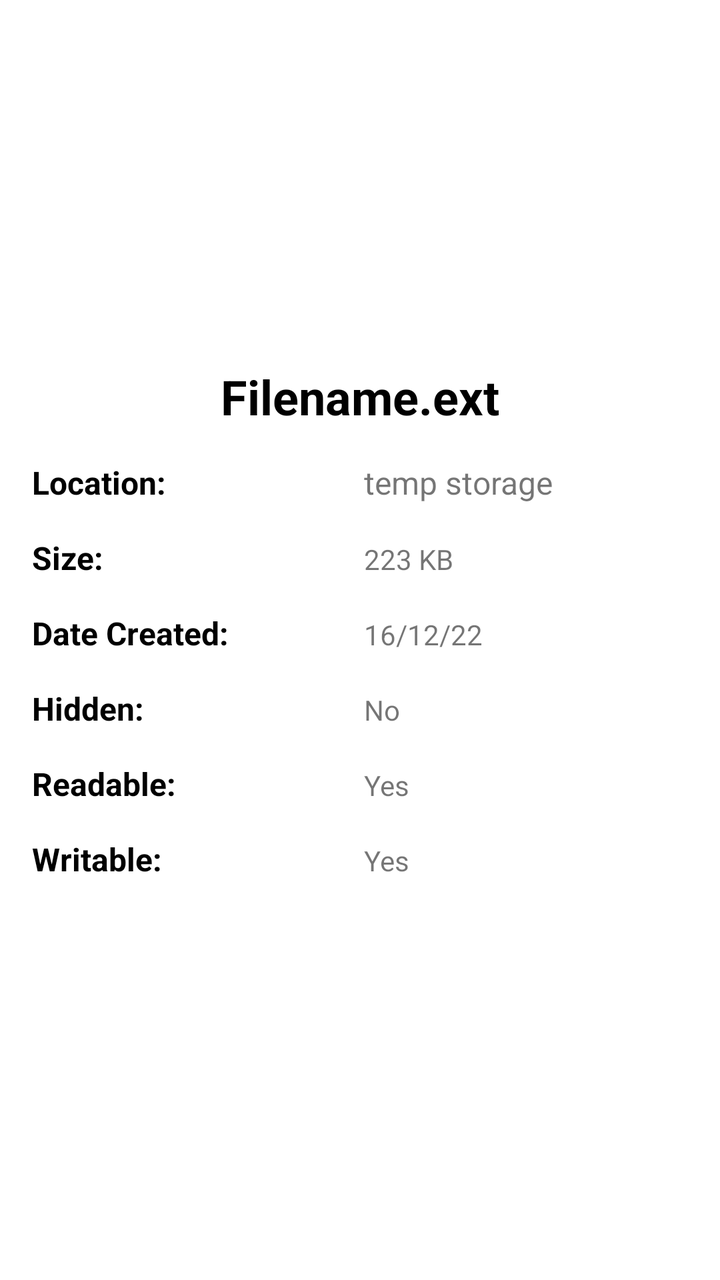
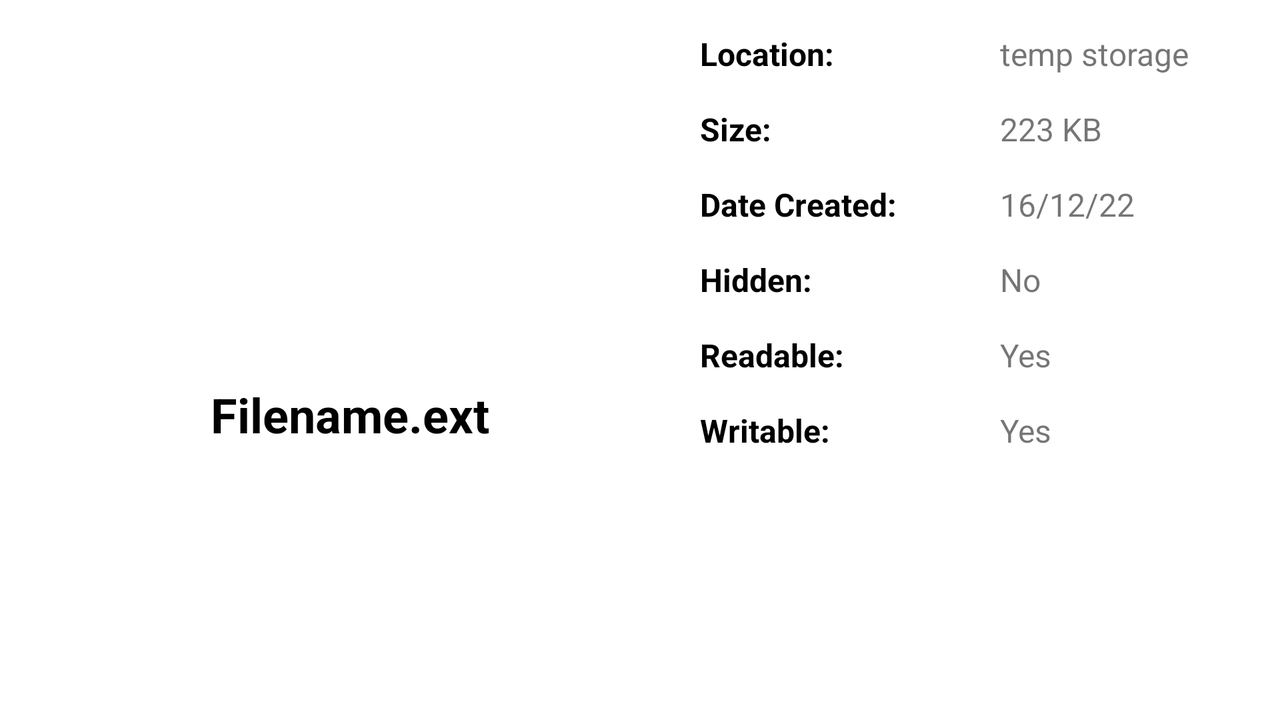

First picture: res/layout/ on a phone held upright. Second picture: the repository's own variant of that layout, on a device whose configuration matches the variant's folder. Source for both follows.
<!-- AndroidManifest.xml: application theme Theme.ListDetailFlowApp -->
<!-- res/layout/activity_details.xml -->
<?xml version="1.0" encoding="utf-8"?>
<androidx.constraintlayout.widget.ConstraintLayout xmlns:android="http://schemas.android.com/apk/res/android"
    xmlns:app="http://schemas.android.com/apk/res-auto"
    xmlns:tools="http://schemas.android.com/tools"
    android:layout_width="match_parent"
    android:layout_height="match_parent"
    tools:context=".DetailsActivity">

    <ImageView
        android:id="@+id/fileImage"
        android:layout_width="150dp"
        android:layout_height="150dp"
        android:layout_margin="16dp"
        app:layout_constraintEnd_toEndOf="parent"
        app:layout_constraintHorizontal_bias="0.5"
        app:layout_constraintStart_toStartOf="parent"
        app:layout_constraintTop_toTopOf="parent"
        app:srcCompat="@mipmap/ic_launcher" />

    <TextView
        android:id="@+id/fileName"
        android:layout_width="wrap_content"
        android:layout_height="wrap_content"
        android:layout_marginTop="16dp"
        android:text="Filename.ext"
        android:textColor="@color/black"
        android:textSize="24sp"
        android:textStyle="bold"
        app:layout_constraintEnd_toEndOf="parent"
        app:layout_constraintStart_toStartOf="parent"
        app:layout_constraintTop_toBottomOf="@+id/fileImage" />

    <TextView
        android:id="@+id/locationTxt"
        android:layout_width="150dp"
        android:layout_height="wrap_content"
        android:text="Location: "
        android:textColor="@color/black"
        android:textSize="16sp"
        android:textStyle="bold"
        android:layout_margin="16dp"
        app:layout_constraintStart_toStartOf="parent"
        app:layout_constraintTop_toBottomOf="@+id/fileName" />

    <TextView
        android:id="@+id/location"
        android:layout_width="0dp"
        android:layout_height="wrap_content"
        android:text="temp storage"
        android:textSize="16sp"
        android:layout_margin="16dp"
        app:layout_constraintBaseline_toBaselineOf="@+id/locationTxt"
        app:layout_constraintEnd_toEndOf="parent"
        app:layout_constraintHorizontal_bias="0.0"
        app:layout_constraintStart_toEndOf="@+id/locationTxt" />

    <TextView
        android:id="@+id/sizeTxt"
        android:layout_width="150dp"
        android:layout_height="wrap_content"
        android:layout_marginTop="16dp"
        android:text="Size: "
        android:textColor="@color/black"
        android:textSize="16sp"
        android:textStyle="bold"
        app:layout_constraintStart_toStartOf="@+id/locationTxt"
        app:layout_constraintTop_toBottomOf="@+id/locationTxt" />

    <TextView
        android:id="@+id/size"
        android:layout_width="0dp"
        android:layout_height="wrap_content"
        android:layout_margin="16dp"
        android:text="223 KB"
        app:layout_constraintBaseline_toBaselineOf="@+id/sizeTxt"
        app:layout_constraintEnd_toEndOf="parent"
        app:layout_constraintStart_toEndOf="@+id/sizeTxt" />

    <TextView
        android:id="@+id/dateTxt"
        android:layout_width="150dp"
        android:layout_height="wrap_content"
        android:layout_marginTop="16dp"
        android:text="Date Created: "
        android:textColor="@color/black"
        android:textSize="16sp"
        android:textStyle="bold"
        app:layout_constraintStart_toStartOf="@+id/sizeTxt"
        app:layout_constraintTop_toBottomOf="@+id/sizeTxt" />

    <TextView
        android:id="@+id/date"
        android:layout_width="0dp"
        android:layout_height="wrap_content"
        android:text="16/12/22"
        android:layout_margin="16dp"
        app:layout_constraintBaseline_toBaselineOf="@+id/dateTxt"
        app:layout_constraintEnd_toEndOf="parent"
        app:layout_constraintStart_toEndOf="@+id/dateTxt" />

    <TextView
        android:id="@+id/hiddenTxt"
        android:layout_width="150dp"
        android:layout_height="wrap_content"
        android:layout_marginTop="16dp"
        android:text="Hidden: "
        android:textColor="@color/black"
        android:textSize="16sp"
        android:textStyle="bold"
        app:layout_constraintStart_toStartOf="@+id/dateTxt"
        app:layout_constraintTop_toBottomOf="@+id/dateTxt" />

    <TextView
        android:id="@+id/hidden"
        android:layout_width="0dp"
        android:layout_height="wrap_content"
        android:layout_margin="16dp"
        android:text="No"
        app:layout_constraintBaseline_toBaselineOf="@+id/hiddenTxt"
        app:layout_constraintEnd_toEndOf="parent"
        app:layout_constraintStart_toEndOf="@+id/hiddenTxt" />

    <TextView
        android:id="@+id/readableTxt"
        android:layout_width="150dp"
        android:layout_height="wrap_content"
        android:layout_marginTop="16dp"
        android:text="Readable: "
        android:textColor="@color/black"
        android:textSize="16sp"
        android:textStyle="bold"
        app:layout_constraintStart_toStartOf="@+id/hiddenTxt"
        app:layout_constraintTop_toBottomOf="@+id/hiddenTxt" />

    <TextView
        android:id="@+id/readable"
        android:layout_width="0dp"
        android:layout_height="wrap_content"
        android:layout_margin="16dp"
        android:layout_marginStart="12dp"
        android:text="Yes"
        app:layout_constraintBaseline_toBaselineOf="@+id/readableTxt"
        app:layout_constraintEnd_toEndOf="parent"
        app:layout_constraintStart_toEndOf="@+id/readableTxt" />

    <TextView
        android:id="@+id/writableTxt"
        android:layout_width="150dp"
        android:layout_height="wrap_content"
        android:layout_marginTop="16dp"
        android:text="Writable: "
        android:textColor="@color/black"
        android:textSize="16sp"
        android:textStyle="bold"
        app:layout_constraintStart_toStartOf="@+id/readableTxt"
        app:layout_constraintTop_toBottomOf="@+id/readableTxt" />

    <TextView
        android:id="@+id/writable"
        android:layout_width="0dp"
        android:layout_height="wrap_content"
        android:layout_margin="16dp"
        android:text="Yes"
        app:layout_constraintBaseline_toBaselineOf="@+id/writableTxt"
        app:layout_constraintEnd_toEndOf="parent"
        app:layout_constraintStart_toEndOf="@+id/writableTxt" />


</androidx.constraintlayout.widget.ConstraintLayout>
<!-- resources referenced by this layout -->
<resources>
  <style name="Theme.ListDetailFlowApp" parent="Theme.MaterialComponents.DayNight.DarkActionBar">
          
          <item name="colorPrimary">#5DA3FA</item>
          <item name="colorPrimaryVariant">#5DA3FA</item>
          <item name="colorOnPrimary">@color/white</item>
          <item name="android:textColorPrimary">@color/black</item>
          
          <item name="colorSecondary">@color/teal_200</item>
          <item name="colorSecondaryVariant">@color/teal_700</item>
          <item name="colorOnSecondary">@color/black</item>
          
          <item name="android:statusBarColor" tools:targetApi="l">?attr/colorPrimaryVariant</item>
          
      </style>
</resources>
<!-- res/layout-land/activity_details.xml (the repository's variant of the layout above) -->
<!-- drawn on the phone turned sideways -->
<?xml version="1.0" encoding="utf-8"?>
<androidx.constraintlayout.widget.ConstraintLayout xmlns:android="http://schemas.android.com/apk/res/android"
    xmlns:app="http://schemas.android.com/apk/res-auto"
    xmlns:tools="http://schemas.android.com/tools"
    android:layout_width="match_parent"
    android:layout_height="match_parent"
    tools:context=".DetailsActivity">

    <ImageView
        android:id="@+id/fileImage"
        android:layout_width="150dp"
        android:layout_height="150dp"
        android:layout_margin="16dp"
        android:layout_marginTop="16dp"
        app:layout_constraintEnd_toStartOf="@+id/guideline2"
        app:layout_constraintStart_toStartOf="parent"
        app:layout_constraintTop_toTopOf="parent"
        app:srcCompat="@mipmap/ic_launcher" />

    <TextView
        android:id="@+id/fileName"
        android:layout_width="wrap_content"
        android:layout_height="wrap_content"
        android:text="Filename.ext"
        android:textAlignment="center"
        android:textColor="@color/black"
        android:textSize="24sp"
        android:textStyle="bold"
        app:layout_constraintBottom_toBottomOf="parent"
        app:layout_constraintEnd_toStartOf="@+id/guideline2"
        app:layout_constraintStart_toStartOf="parent"
        app:layout_constraintTop_toBottomOf="@+id/fileImage"
        app:layout_constraintVertical_bias="0.154" />

    <TextView
        android:id="@+id/locationTxt"
        android:layout_width="150dp"
        android:layout_height="wrap_content"
        android:text="Location: "
        android:textColor="@color/black"
        android:textSize="16sp"
        android:textStyle="bold"
        app:layout_constraintStart_toStartOf="@+id/guideline2"
        app:layout_constraintTop_toTopOf="@+id/fileImage" />

    <TextView
        android:id="@+id/location"
        android:layout_width="0dp"
        android:layout_height="wrap_content"
        android:layout_marginEnd="16dp"
        android:text="temp storage"
        android:textSize="16sp"
        app:layout_constraintBaseline_toBaselineOf="@+id/locationTxt"
        app:layout_constraintEnd_toEndOf="parent"
        app:layout_constraintStart_toEndOf="@+id/locationTxt" />

    <TextView
        android:id="@+id/sizeTxt"
        android:layout_width="150dp"
        android:layout_height="wrap_content"
        android:layout_marginTop="16dp"
        android:text="Size: "
        android:textColor="@color/black"
        android:textSize="16sp"
        android:textStyle="bold"
        app:layout_constraintStart_toStartOf="@+id/locationTxt"
        app:layout_constraintTop_toBottomOf="@+id/locationTxt" />

    <TextView
        android:id="@+id/size"
        android:layout_width="0dp"
        android:layout_height="wrap_content"
        android:layout_marginEnd="16dp"
        android:text="223 KB"
        android:textSize="16sp"
        app:layout_constraintBaseline_toBaselineOf="@+id/sizeTxt"
        app:layout_constraintEnd_toEndOf="parent"
        app:layout_constraintStart_toEndOf="@+id/sizeTxt" />

    <TextView
        android:id="@+id/dateTxt"
        android:layout_width="150dp"
        android:layout_height="wrap_content"
        android:layout_marginTop="16dp"
        android:text="Date Created: "
        android:textColor="@color/black"
        android:textSize="16sp"
        android:textStyle="bold"
        app:layout_constraintStart_toStartOf="@+id/sizeTxt"
        app:layout_constraintTop_toBottomOf="@+id/sizeTxt" />

    <TextView
        android:id="@+id/date"
        android:layout_width="0dp"
        android:layout_height="wrap_content"
        android:layout_marginEnd="16dp"
        android:text="16/12/22"
        android:textSize="16sp"
        app:layout_constraintBaseline_toBaselineOf="@+id/dateTxt"
        app:layout_constraintEnd_toEndOf="parent"
        app:layout_constraintStart_toEndOf="@+id/dateTxt" />

    <TextView
        android:id="@+id/hiddenTxt"
        android:layout_width="150dp"
        android:layout_height="wrap_content"
        android:layout_marginTop="16dp"
        android:text="Hidden: "
        android:textColor="@color/black"
        android:textSize="16sp"
        android:textStyle="bold"
        app:layout_constraintStart_toStartOf="@+id/dateTxt"
        app:layout_constraintTop_toBottomOf="@+id/dateTxt" />

    <TextView
        android:id="@+id/hidden"
        android:layout_width="0dp"
        android:layout_height="wrap_content"
        android:layout_marginEnd="16dp"
        android:text="No"
        android:textSize="16sp"
        app:layout_constraintBaseline_toBaselineOf="@+id/hiddenTxt"
        app:layout_constraintEnd_toEndOf="parent"
        app:layout_constraintStart_toEndOf="@+id/hiddenTxt" />

    <TextView
        android:id="@+id/readableTxt"
        android:layout_width="150dp"
        android:layout_height="wrap_content"
        android:layout_marginTop="16dp"
        android:text="Readable: "
        android:textColor="@color/black"
        android:textSize="16sp"
        android:textStyle="bold"
        app:layout_constraintStart_toStartOf="@+id/hiddenTxt"
        app:layout_constraintTop_toBottomOf="@+id/hiddenTxt" />

    <TextView
        android:id="@+id/readable"
        android:layout_width="0dp"
        android:layout_height="wrap_content"
        android:layout_marginEnd="16dp"
        android:text="Yes"
        android:textSize="16sp"
        app:layout_constraintBaseline_toBaselineOf="@+id/readableTxt"
        app:layout_constraintEnd_toEndOf="parent"
        app:layout_constraintStart_toEndOf="@+id/readableTxt" />

    <TextView
        android:id="@+id/writableTxt"
        android:layout_width="150dp"
        android:layout_height="wrap_content"
        android:layout_marginTop="16dp"
        android:text="Writable: "
        android:textColor="@color/black"
        android:textSize="16sp"
        android:textStyle="bold"
        app:layout_constraintStart_toStartOf="@+id/readableTxt"
        app:layout_constraintTop_toBottomOf="@+id/readableTxt" />

    <TextView
        android:id="@+id/writable"
        android:layout_width="0dp"
        android:layout_height="wrap_content"
        android:layout_marginEnd="16dp"
        android:text="Yes"
        android:textSize="16sp"
        app:layout_constraintBaseline_toBaselineOf="@+id/writableTxt"
        app:layout_constraintEnd_toEndOf="parent"
        app:layout_constraintStart_toEndOf="@+id/writableTxt" />

    <androidx.constraintlayout.widget.Guideline
        android:id="@+id/guideline2"
        android:layout_width="wrap_content"
        android:layout_height="wrap_content"
        android:orientation="vertical"
        app:layout_constraintGuide_begin="350dp" />


</androidx.constraintlayout.widget.ConstraintLayout>
